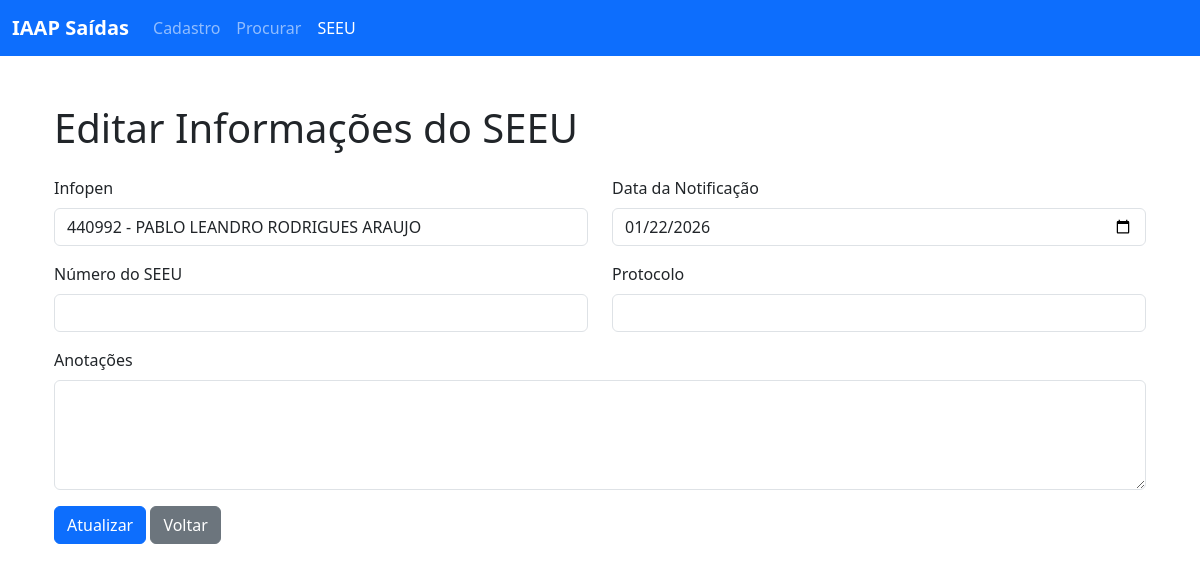
Screenshot of /edit_seeu/1 with the database file from the repository.
### app.py (models this page shows, shortened)
class Judiciary(db.Model):
    __tablename__ = 'judiciary'
    id = db.Column(db.Integer, primary_key=True)
    infopen = db.Column(db.String(100), db.ForeignKey('user_registration.infopen'), nullable=False)
    data_notificacao = db.Column(db.Date, nullable=True)  # Data da Notificação
    numero_seeu = db.Column(db.String(100), nullable=True)  # Número do SEEU
    protocolo = db.Column(db.String(100), nullable=True)  # Protocolo
    anotacoes = db.Column(db.Text, nullable=True)  # Anotações
    data_registro = db.Column(db.DateTime, default=get_current_time_brasilia, onupdate=get_current_time_brasilia)

class UserRegistration(db.Model):
    __tablename__ = 'user_registration'
    id = db.Column(db.Integer, primary_key=True)
    infopen = db.Column(db.String(100), unique=True, nullable=True)
    nome_completo = db.Column(db.String(200), nullable=False)
    cpf = db.Column(db.String(14), nullable=True)  # Added CPF field
    telefone = db.Column(db.String(20), nullable=True)  # Added telefone field
    rua = db.Column(db.String(200), nullable=True)
    bairro = db.Column(db.String(200), nullable=True)
    numero = db.Column(db.String(20), nullable=True)
    municipio = db.Column(db.String(100), nullable=True)
    ueop = db.Column(db.String(100), nullable=True)
    cia = db.Column(db.String(100), nullable=True)
    restricoes_judiciais = db.Column(db.Text, nullable=True)
    observacoes = db.Column(db.Text, nullable=True)  # Added observacoes field
    latitude = db.Column(db.String(20), nullable=True)  # Latitude field
    longitude = db.Column(db.String(20), nullable=True)  # Longitude field
    data_modificacao = db.Column(
        db.DateTime, default=get_current_time_brasilia, onupdate=get_current_time_brasilia)

### app.py (the view, shortened to what this page needs)
@app.route('/edit_seeu/<int:record_id>', methods=['GET', 'POST'])
def edit_seeu(record_id):
    record = Judiciary.query.get_or_404(record_id)
    users = UserRegistration.query.all()
    return render_template('edit_seeu.html', active_page='seeu', show_institutional_content=False, record=record, users=users)

### templates/edit_seeu.html (shortened to what this page needs)
{% extends "menu.html" %}
{% block content %}
<div class="container mt-5">
    <h1 class="mb-4">Editar Informações do SEEU</h1>
    <form method="POST" action="{{ url_for('edit_seeu', record_id=record.id) }}">
        <div class="row">
            <div class="col-md-6 mb-3">
                <label for="infopen" class="form-label">Infopen</label>
                <select class="form-control" id="infopen" name="infopen" required>
                    {% for user in users %}
                        <option value="{{ user.infopen }}" {% if record.infopen == user.infopen %}selected{% endif %}>{{ user.infopen }} - {{ user.nome_completo }}</option>
                    {% endfor %}
                </select>
            </div>
            <div class="col-md-6 mb-3">
                <label for="data_notificacao" class="form-label">Data da Notificação</label>
                <input type="date" class="form-control" id="data_notificacao" name="data_notificacao" value="{{ record.data_notificacao.strftime('%Y-%m-%d') if record.data_notificacao else '' }}">
            </div>
        </div>
        <div class="row">
            <div class="col-md-6 mb-3">
                <label for="numero_seeu" class="form-label">Número do SEEU</label>
                <input type="text" class="form-control" id="numero_seeu" name="numero_seeu" value="{{ record.numero_seeu or '' }}">
            </div>
            <div class="col-md-6 mb-3">
                <label for="protocolo" class="form-label">Protocolo</label>
                <input type="text" class="form-control" id="protocolo" name="protocolo" value="{{ record.protocolo or '' }}">
            </div>
        </div>
        <div class="mb-3">
            <label for="anotacoes" class="form-label">Anotações</label>
            <textarea class="form-control" id="anotacoes" name="anotacoes" rows="4">{{ record.anotacoes or '' }}</textarea>
        </div>
        <button type="submit" class="btn btn-primary">Atualizar</button>
        <a href="{{ url_for('seeu') }}" class="btn btn-secondary">Voltar</a>
    </form>
</div>
{% endblock %}

### rows the page displays
Judiciary: infopen "440992 - PABLO LEANDRO RODRIGUES ARAUJO", data_notificacao "01/22/2026"
